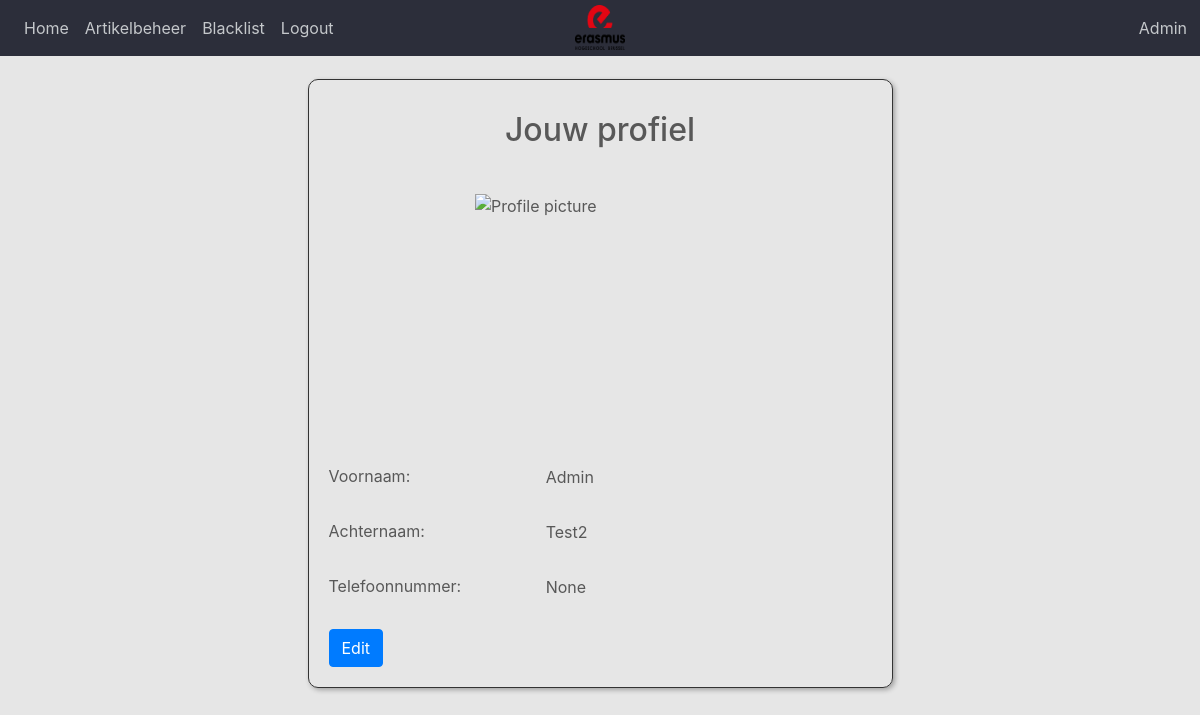
Page /gebruikersprofiel (signed in) on the committed database.
### website/models.py (models this page shows)
class User(db.Model, UserMixin):
    id = db.Column(db.Integer, primary_key=True)
    email = db.Column(db.String(150), unique=True)
    phone_number = db.Column(db.String(150))
    password = db.Column(db.String(150))
    first_name = db.Column(db.String(150))
    last_name = db.Column(db.String(150))
    profile_picture = db.Column(db.String(150), default='profielfotoDummy.jpg')
    type_id = db.Column(db.Integer)
    blacklisted = db.Column(db.Boolean, default=False)
    reden_blacklist = db.Column(db.Text, nullable=True)
    warning = db.Column(db.Integer, default=0)
    blacklist_end_date = db.Column(db.DateTime, nullable=True)
    reserveringen = db.relationship('Artikel')

### website/views.py (the view, shortened to what this page needs)
@views.route("/gebruikersprofiel", methods=['GET', 'POST'])
@login_required
def gebruikersprofiel():
    user = current_user
    return render_template('gebruikersprofiel.html', user= user)

### website/templates/Gebruikersprofiel.html (shortened to what this page needs)
{% extends "base.html" %} {% block title %}Gebruikersprofiel{% endblock %} {%
block content %}
<section class="Gebruikersprofiel">
<h2>Jouw profiel</h2>
<form id="newProfileForm" method="POST" enctype="multipart/form-data">
  {% if current_user.profile_picture %}
    <img src="{{ url_for('static', filename='profiles/' + current_user.profile_picture) }}" alt="Profile picture">
  {% else %}
    <img src="{{ url_for('static', filename='profiles/profielfotoDummy.jpg') }}" alt="Profile picture">
  {% endif %}
    <label>Voornaam:</label>
    <p>{{ current_user.first_name }}</p>
    <label>Achternaam:</label>
    <p>{{ current_user.last_name }}</p>
    <label for="phoneInput">Telefoonnummer:</label>
    <p>{{ current_user.phone_number }}</p>
  <button type="button" id="editButton" class="btn btn-primary">Edit</button>
</form>
</section>
{% endblock %}

### website/templates/base.html (shortened to what this page needs)
<!DOCTYPE html>
<head lang="en">
<link rel="stylesheet" href="https://stackpath.bootstrapcdn.com/bootstrap/4.3.1/css/bootstrap.min.css">
<link rel="stylesheet" href="https://cdn.jsdelivr.net/npm/bootstrap-icons@1.3.0/font/bootstrap-icons.css">
<link href="https://cdnjs.cloudflare.com/ajax/libs/dropzone/5.7.0/dropzone.min.css" rel="stylesheet">
<link rel="stylesheet" href="https://cdnjs.cloudflare.com/ajax/libs/font-awesome/5.15.3/css/all.min.css"><link rel="stylesheet" href="https://cdn.jsdelivr.net/npm/flatpickr/dist/flatpickr.min.css">
<link rel="stylesheet" href="{{ url_for('static', filename='userstyle.css') }}">
<link rel="stylesheet" href="{{ url_for('static', filename='adminstyle.css') }}">
<link rel="stylesheet" href="{{ url_for('static', filename='adminblacklist.css') }}">
<link href="https://fonts.cdnfonts.com/css/sf-pro-display" rel="stylesheet">
</head>
<body>
  <nav class="navbar navbar-expand-lg navbar-dark bg-dark">
    <div class="collapse navbar-collapse" id="navbar">
      <div class="navbar-nav">
        {% if user.is_authenticated %}
        <a class="nav-item nav-link" id="home" href="/">Home</a>
        {% if user.type_id==1 %}
        <a class="nav-item nav-link" id="artikelbeheer" href="/adminartikels">Artikelbeheer</a>
        <a class="nav-item nav-link" id="blacklist" href="/adminblacklist">Blacklist</a>
        {% endif %}
        <a class="nav-item nav-link" id="logout" href="/logout">Logout</a>
        {% else %}
        <a class="nav-item nav-link" id="login" href="/login">Login</a>
        <a class="nav-item nav-link" id="signUp" href="/sign-up">Sign Up</a>
        {% endif %}
      </div>
    </div>
    <img
        src="{{ url_for('static', filename='images/ehblogo.png') }}"
        alt="logo"
        width="50"
        height="45"
        id="logo"
        >
    <div  id="usernav">
      <div class="navbar-nav usernav">
        {% if user.is_authenticated %}
          <a class="nav-item nav-link" id="user" href="/gebruikersprofiel">{{ current_user.first_name }}</a>
        {% endif %}
      </div>
  </nav>
  <div class="container">
    {% block content %} {% endblock %}
  </div>
</body>

### website/static/userstyle.css (style rules this page uses)
body { font-family: "SF Pro Display", sans-serif; color: rgb(88, 88, 88); background-color: #e6e6e6; }
.container { display: flex; flex-wrap: wrap; flex-direction: row; justify-content: space-between; min-width: 100%; }
h2 { text-align: center; margin-top: 2%; }
.navbar { background-color: #2c2e3a !important; }
#usernav { position: absolute; right: 0; top: 1; margin-right: 5px; }
.usernav { display: flex; flex-direction: column; justify-content: center; }
.navbar-nav a { color: #c5c8cb !important; }
#logo { position: absolute; top: 0; left: 50%; transform: translateX(-50%); margin-top: 5px; }
.Gebruikersprofiel { width: 50%; height: auto; padding: 20px; border: 1px solid #333; border-radius: 10px; margin: 2% auto auto auto; box-shadow: 2px 2px 5px rgba(0, 0, 0, 0.3); }
.Gebruikersprofiel h2 { text-align: center; margin-bottom: 20px; }
.Gebruikersprofiel img { display: block; width: 250px; height: 250px; object-fit: cover; margin: 0 auto 20px; }
.Gebruikersprofiel p { margin-bottom: 30px; margin-left: 40%; margin-top: -31px; }

### rows in the picture
User: first_name "Admin", last_name "Test2", phone_number "None"
